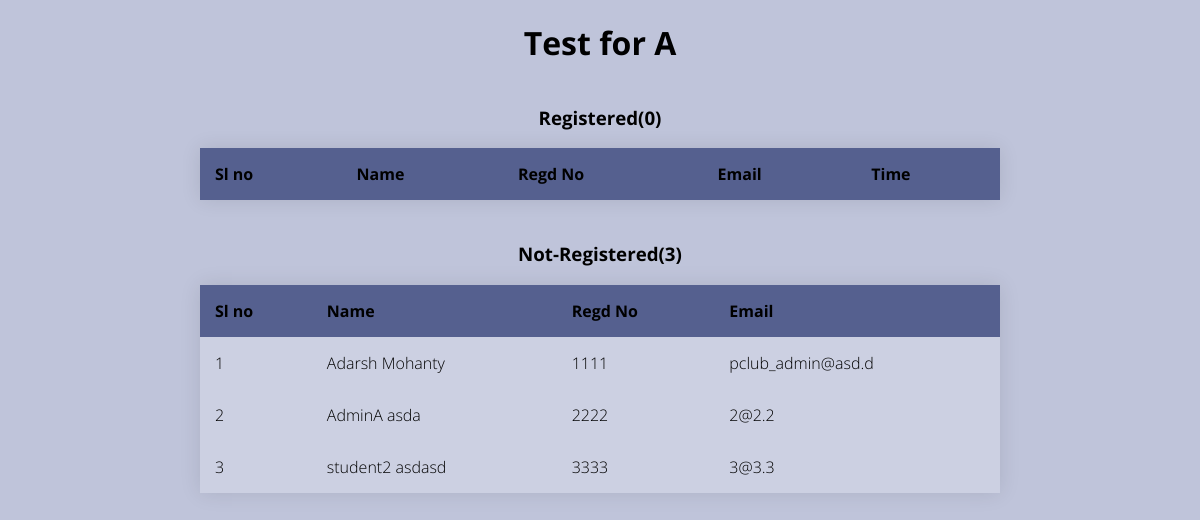
The page /viewdetails.php?id=14&title=Test for A (signed in) on the database its author committed.
### tables this page shows
CREATE TABLE IF NOT EXISTS `usertable` (
  `id` int(10) NOT NULL AUTO_INCREMENT,
  `fname` varchar(50) NOT NULL,
  `lname` varchar(50) NOT NULL,
  `pass` varchar(100) NOT NULL,
  `email` varchar(100) NOT NULL,
  `section` varchar(1) DEFAULT NULL,
  `regdno` varchar(11) NOT NULL,
  `type` int(1) NOT NULL DEFAULT '2',
  PRIMARY KEY (`id`),
  UNIQUE KEY `email` (`email`,`regdno`)
);

### viewdetails.php (the view, shortened to what this page needs)
<?php
  	include "dbcon.php";
    $pollid=$_GET['id'];
    $title=$_GET['title'];
  	$sql="select A.*,B.fname,B.lname,B.regdno,B.email from polldata A left join usertable B on A.useridin=B.id where A.pollid=$pollid";
    $sql1="select * from usertable where id not in (select useridin from polldata where pollid='".$_GET['id']."') and section='".$_SESSION['section']."'";
  	$result=mysqli_query($con,$sql);
    $result1=mysqli_query($con,$sql1);
?>
<!DOCTYPE html>
<html>
<head>
	<title></title><link rel="stylesheet" href="https://use.fontawesome.com/releases/v5.2.0/css/all.css">
	<link rel="stylesheet" href="pollstyle.css">
</head>
<body class="view">
  <h1 style="text-align: center;"><?php echo $title; ?></h1>
<div class="container">
  <h3 style="text-align: center;">Registered(<?php echo mysqli_num_rows($result);?>)</h3>
<table>
  <thead>
<tr>
  <th>Sl no</th>
  <th>Name</th>
  <th>Regd No</th>
    <th>Email</th>
    <th>Time</th>
</tr>
</table><br>
  <h3 style="text-align: center;">Not-Registered(<?php echo mysqli_num_rows($result1);?>)</h3>
  <table>
  <thead>
<tr>
  <th>Sl no</th>
  <th>Name</th>
  <th>Regd No</th>
    <th>Email</th>
</tr>
<thead>
  <tbody>
<?php $cnt=1;  while($row=mysqli_fetch_assoc($result1)){?>
<tr>
   <td><?php echo $cnt++."</td><td>".$row['fname']." ".$row['lname']."</td><td> ".$row['regdno']."</td><td> ".$row['email']; ?></td>
</tr>
<?php }?>
 </tbody>
</table>
  </div>
</body>
</html>

### pollstyle.css (style rules this page uses)
*,*::before,*::after { box-sizing: border-box; font-family: 'Open Sans', sans-serif; }
.container { position: absolute; left: 50%; -webkit-transform: translate(-50%); transform: translate(-50%); }
table { width: 800px; border-collapse: collapse; overflow: hidden; box-shadow: 0 0 20px rgba(0, 0, 0, 0.1); }
th, td { padding: 15px; background-color: rgba(255, 255, 255, 0.2); }
th { text-align: left; }
thead th { background-color: #55608f; }
tbody td { position: relative; }
body.view { background-color: #bfc4da; font-family: sans-serif; font-weight: 100; }

### rows shown on the page
usertable: fname "Adarsh", lname "Mohanty", regdno "1111", email "pclub_admin@asd.d"
usertable: fname "AdminA", lname "asda", regdno "2222", email "2@2.2"
usertable: fname "student2", lname "asdasd", regdno "3333", email "3@3.3"

### other values the page prints
$title "Test for A"
mysqli_num_rows($result) "0"
mysqli_num_rows($result1) "3"
